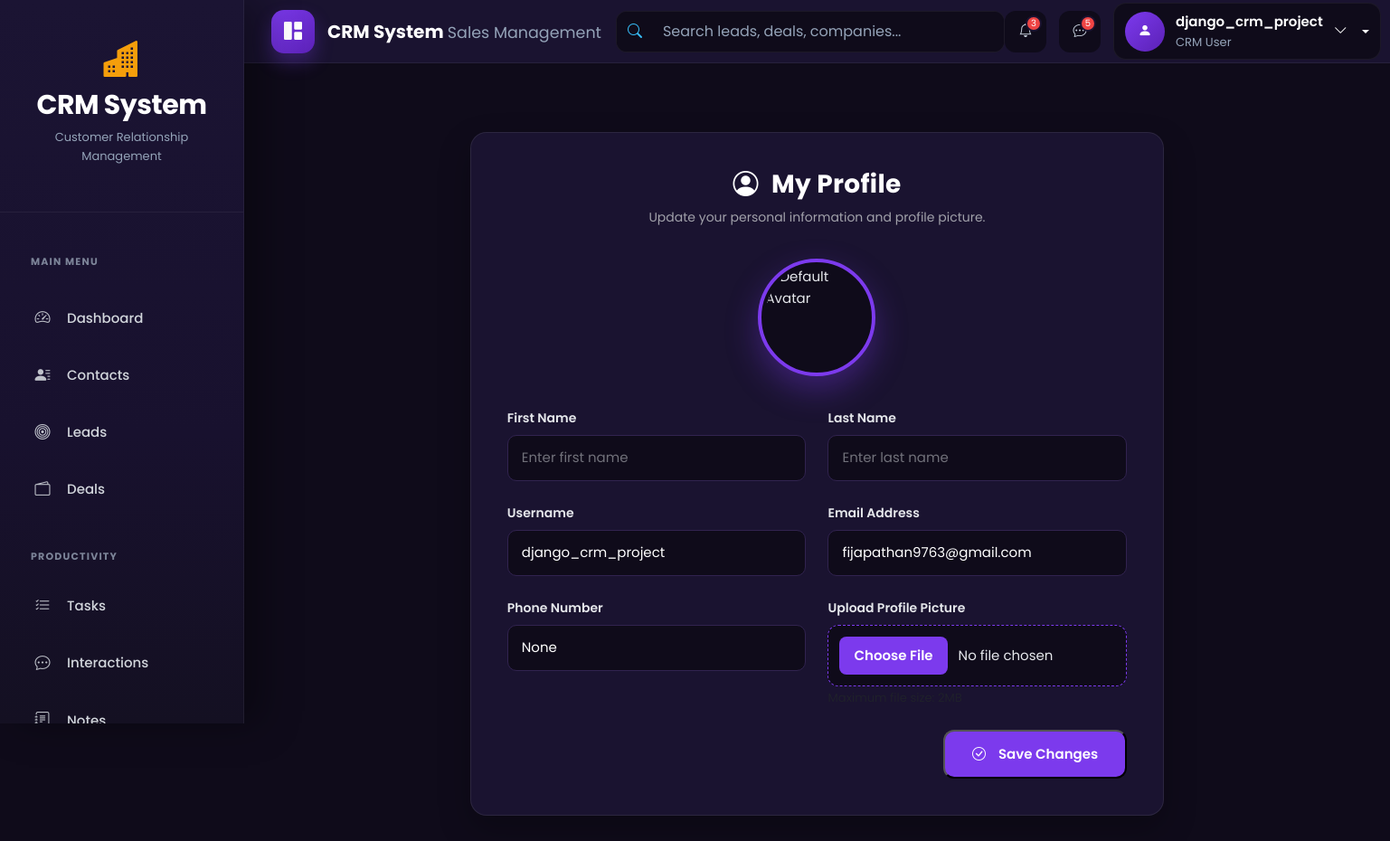
Page /accounts/profile/ (signed in) on the committed database.
### accounts/models.py (models this page shows, shortened)
class CustomUser(AbstractUser):
    ROLE_CHOICES = (
        ('admin', 'Admin'),
        ('agent', 'Agent'),
    )
    role = models.CharField(max_length=10, choices=ROLE_CHOICES, default='agent')
    phone = models.CharField(max_length=15, blank=True, null=True)
    profile_pic = models.ImageField(upload_to="profiles/", blank=True, null=True)
    email = models.EmailField(unique=True)
    is_approved = models.BooleanField(default=False, help_text="Admin approval required for login")

### accounts/views.py (the view, shortened to what this page needs)
@login_required
def profile_view(request):
    user = request.user
    return render(
        request,
        "accounts/profile.html",
        {
            "user": user
        }
    )

### templates/accounts/profile.html (shortened to what this page needs)
{% extends "base.html" %}
{% load static %}
{% block content %}
<div class="container-fluid py-4">
    <div class="row justify-content-center">
        <div class="col-xl-8 col-lg-9 col-md-10">
            <div class="crm-card profile-card">
                <div class="profile-header">
                    <h3 class="crm-title">
                        <i class="bi bi-person-circle me-2"></i>
                        My Profile
                    </h3>
                    <p class="profile-subtitle">
                        Update your personal information and profile picture.
                    </p>
                </div>
                <form
                    method="POST"
                    enctype="multipart/form-data">
                    <div class="profile-avatar-section">
                        {% if user.profile_pic %}
                            <img
                                src="{{ user.profile_pic.url }}"
                                alt="Profile Image"
                                class="profile-avatar">
                        {% else %}
                            <img
                                src="{% static 'images/default-avatar.png' %}"
                                alt="Default Avatar"
                                class="profile-avatar">
                        {% endif %}
                    </div>
                    <div class="row">
                        <div class="col-md-6 mb-4">
                            <label class="crm-label">
                                First Name
                            </label>
                            <input
                                type="text"
                                name="first_name"
                                value="{{ user.first_name }}"
                                class="form-control crm-input"
                                placeholder="Enter first name">
                        </div>
                        <div class="col-md-6 mb-4">
                            <label class="crm-label">
                                Last Name
                            </label>
                            <input
                                type="text"
                                name="last_name"
                                value="{{ user.last_name }}"
                                class="form-control crm-input"
                                placeholder="Enter last name">
                        </div>
                        <div class="col-md-6 mb-4">
                            <label class="crm-label">
                                Username
                            </label>
                            <input
                                type="text"
                                name="username"
                                value="{{ user.username }}"
                                class="form-control crm-input"
                                placeholder="Enter username">
                        </div>
                        <div class="col-md-6 mb-4">
                            <label class="crm-label">
                                Email Address
                            </label>
                            <input
                                type="email"
                                name="email"
                                value="{{ user.email }}"
                                class="form-control crm-input"
                                placeholder="Enter email">
                        </div>
                        <div class="col-md-6 mb-4">
                            <label class="crm-label">
                                Phone Number
                            </label>
                            <input
                                type="text"
                                name="phone"
                                value="{{ user.phone }}"
                                class="form-control crm-input"
                                placeholder="Enter phone number">
                        </div>
                        <div class="col-md-6 mb-4">
                            <label class="crm-label">
                                Upload Profile Picture
                            </label>
                            <input
                                type="file"
                                name="profile_pic"
                                class="profile-file">
                            <small class="text-muted">
                            </small>
                        </div>
                    </div>
                    <div class="profile-btn-wrapper">
                        <button
                            type="submit"
                            class="crm-btn-primary">
                            <i class="bi bi-check-circle me-2"></i>
                            Save Changes
                        </button>
                    </div>
                </form>
            </div>
        </div>
    </div>
</div>
{% endblock %}

### templates/includes/navbar.html (shortened to what this page needs)
<nav class="navbar navbar-expand-lg crm-navbar">
  <div class="container-fluid">
    <a class="navbar-brand crm-brand" href="{% url 'dashboard' %}">
      <div class="crm-brand-icon">
        <i class="bi bi-grid-1x2-fill"></i>
      </div>
      <div class="crm-brand-text">
        <span class="crm-brand-title"> CRM System </span>
        <small> Sales Management </small>
      </div>
    </a>
    <div class="collapse navbar-collapse" id="crmNavbar">
      <form class="crm-search mx-auto">
        <div class="input-group">
          <span class="input-group-text">
            <i class="bi bi-search"></i>
          </span>
          <input
            type="search"
            class="form-control"
            placeholder="Search leads, deals, companies..."
          />
        </div>
      </form>
      {% if user.is_authenticated %}
      <div class="crm-navbar-actions">
       <a href="javascript:void(0);" class="crm-nav-icon">
    <i class="bi bi-bell"></i>
    <span class="crm-nav-badge">3</span>
</a>
        <a href="#" class="crm-nav-icon">
          <i class="bi bi-chat-dots"></i>
          <span class="crm-nav-badge">5</span>
        </a>
        <div class="dropdown crm-user-dropdown">
          <a
            href="#"
            class="crm-user dropdown-toggle"
            role="button"
            data-bs-toggle="dropdown"
            aria-expanded="false"
          >
            <div class="crm-avatar">
              <i class="bi bi-person-fill"></i>
            </div>
            <div class="crm-user-info">
              <span class="crm-user-name"> {{ user.username }} </span>
<small>
    CRM User
</small>            </div>
            <i class="bi bi-chevron-down crm-arrow"></i>
          </a>
        </div>
      </div>
      {% else %}
      <div class="d-flex align-items-center gap-2 ms-auto">
        <a href="/accounts/login/" class="btn btn-outline-light"> Login </a>
        <a href="/accounts/register/" class="btn btn-primary"> Register </a>
      </div>
      {% endif %}
    </div>
  </div>
</nav>

### static/css/base.css (style rules this page uses)
*, *::before, *::after { margin:0; padding:0; box-sizing:border-box; }
html { scroll-behavior:smooth; }
body { font-family:"Poppins",sans-serif; background:#0f0b1a; color:#e5e7eb; font-size:15px; line-height:1.6; overflow-x:hidden; }

### static/css/components.css (style rules this page uses)
.crm-navbar { position:sticky; top:0; z-index:999; height:70px; margin-left:260px; background:#1a1330; border-bottom:1px solid rgba(255,255,255,.06); padding:0 28px; transition:.3s ease; }
.crm-navbar .container-fluid { height:100%; display:flex; align-items:center; justify-content:space-between; }
.crm-brand { display:flex; align-items:center; gap:14px; text-decoration:none; }
.crm-brand-icon { width:48px; height:48px; display:flex; align-items:center; justify-content:center; border-radius:14px; background:linear-gradient(135deg,#7c3aed,#5b21b6); box-shadow:0 10px 20px rgba(124,58,237,.30); }
.crm-brand-icon i { color:#fff; font-size:20px; }
.crm-brand-title { color:#fff; font-size:20px; font-weight:700; }
.crm-brand-text small { color:#94a3b8; }
.crm-search { width:430px; max-width:100%; }
.crm-search .input-group { height:46px; border-radius:12px; overflow:hidden; background:#0f0b1a; border:1px solid rgba(255,255,255,.06); }
.crm-search .input-group-text { background:#0f0b1a; border:none; color:#38bdf8; }
.crm-search input { background:#0f0b1a!important; border:none!important; color:#fff!important; }
.crm-search input::placeholder { color:#94a3b8; }
.crm-navbar-actions { display:flex; align-items:center; gap:14px; }
.crm-nav-icon { width:46px; height:46px; border-radius:12px; display:flex; align-items:center; justify-content:center; background:#0f0b1a; color:#cbd5e1; position:relative; text-decoration:none; transition:.3s; }
.crm-nav-badge { position:absolute; top:5px; right:5px; width:18px; height:18px; border-radius:50%; background:#ef4444; color:#fff; font-size:10px; display:flex; align-items:center; justify-content:center; border:2px solid #1a1330; }
.crm-user { display:flex; align-items:center; gap:12px; padding:8px 12px; background:#0f0b1a; border-radius:14px; border:1px solid rgba(255,255,255,.06); color:white; text-decoration:none; }
.crm-avatar { width:44px; height:44px; border-radius:50%; display:flex; align-items:center; justify-content:center; background:linear-gradient(135deg,#7c3aed,#5b21b6); }
.crm-avatar i { color:white; }
.crm-user-info { display:flex; flex-direction:column; }
.crm-user-name { font-weight:600; }
.crm-user-info small { color:#94a3b8; }
.crm-card { background:#1a1330; border-radius:18px; border:1px solid rgba(255,255,255,.08); box-shadow:0 15px 35px rgba(0,0,0,.25); padding:25px; color:#e5e7eb; }
.crm-title { color:#e5e7eb; font-size:28px; font-weight:700; }
.crm-btn-primary, .crm-btn-secondary, .crm-btn-danger { display:inline-flex; align-items:center; justify-content:center; gap:6px; padding:10px 18px; border-radius:10px; font-weight:600; text-decoration:none; transition:.3s; }
.crm-btn-primary { background:#7c3aed; color:white; }
.crm-label { color:#d4d4d8; font-weight:600; margin-bottom:8px; display:block; }
.crm-form .form-control, .crm-form .form-select, .crm-input { background:#0f0b1a; color:#e5e7eb; border:1px solid rgba(255,255,255,.15); border-radius:10px; }

### rows in the picture
CustomUser: username "django_crm_project", email "fijapathan9763@gmail.com", phone "None"
